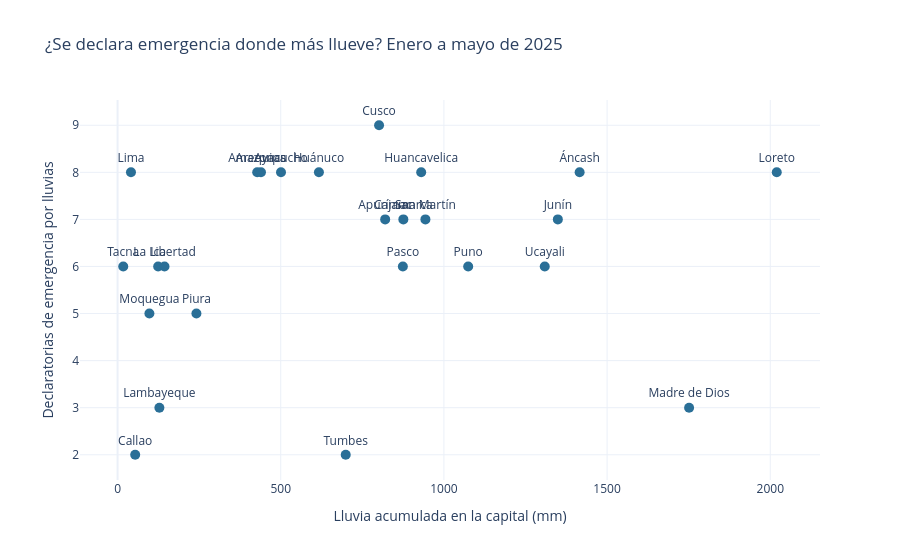

The notebook cell saved with this chart:
### Markdown cell above
###  Paso 6. Gráficos

El primer gráfico pone la lluvia de la temporada en el eje X y las declaratorias en el eje Y, con el nombre de cada departamento. Si el Estado declarara emergencia donde más llueve, los puntos subirían de izquierda a derecha. El segundo muestra los 10 departamentos con más declaratorias; a igual número de declaratorias, los ordenamos por prórrogas.

### Code cell
fig_dispersion = px.scatter(
    tabla_final,
    x="lluvia_total_mm",
    y="declaratorias",
    text="departamento",
    hover_data=["capital", "dias_lluvia_fuerte", "prorrogas"],
    title="¿Se declara emergencia donde más llueve? Enero a mayo de 2025",
    labels={"lluvia_total_mm": "Lluvia acumulada en la capital (mm)",
            "declaratorias": "Declaratorias de emergencia por lluvias"},
    template="plotly_white",
)
fig_dispersion.update_traces(textposition="top center", marker={"size": 10, "color": "#2a6f97"})
fig_dispersion.show()

### Figure 1 — Plotly figure (JSON) as saved in the notebook; plotly's stock layout.template omitted (floating-point values rounded to 4 significant figures)
{"data": [{"customdata": [["Chachapoyas", 0, 4], ["Huaraz", 11, 6], ["Abancay", 3, 2], ["Arequipa", 3, 2], ["Ayacucho", 1, 4], ["Cajamarca", 2, 2], ["Callao", 0, 0], ["Cusco", 4, 6], ["Huancavelica", 4, 2], ["Huánuco", 4, 5], ["Ica", 2, 3], ["Huancayo", 15, 2], ["Trujillo", 1, 4], ["Chiclayo", 0, 1], ["Huacho", 0, 3], ["Iquitos", 28, 2], ["Puerto Maldonado", 30, 3], ["Moquegua", 0, 0], ["Cerro de Pasco", 1, 2], ["Piura", 1, 4], ["Puno", 6, 3], ["Moyobamba", 12, 2], ["Tacna", 0, 2], ["Tumbes", 7, 2], ["Pucallpa", 21, 5]], "hovertemplate": "Lluvia acumulada en la capital (mm)=%{x}<br>Declaratorias de emergencia por lluvias=%{y}<br>departamento=%{text}<br>capital=%{customdata[0]}<br>dias_lluvia_fuerte=%{customdata[1]}<br>prorrogas=%{customdata[2]}<extra></extra>", "legendgroup": "", "marker": {"color": "#2a6f97", "size": 10, "symbol": "circle"}, "mode": "markers+text", "name": "", "orientation": "v", "showlegend": false, "text": ["Amazonas", "Áncash", "Apurímac", "Arequipa", "Ayacucho", "Cajamarca", "Callao", "Cusco", "Huancavelica", "Huánuco", "Ica", "Junín", "La Libertad", "Lambayeque", "Lima", "Loreto", "Madre de Dios", "Moquegua", "Pasco", "Piura", "Puno", "San Martín", "Tacna", "Tumbes", "Ucayali"], "textposition": "top center", "type": "scatter", "x": [427.9, 1416.0, 820.0, 439.4, 500.8, 875.7, 54.0, 801.3, 930.4, 617.0, 124.3, 1349.0, 143.8, 128.1, 41.1, 2020.0, 1751.0, 97.5, 874.2, 241.6, 1074.0, 943.3, 17.4, 699.1, 1309.0], "xaxis": "x", "y": [8, 8, 7, 8, 8, 7, 2, 9, 8, 8, 6, 7, 6, 3, 8, 8, 3, 5, 6, 5, 6, 7, 6, 2, 6], "yaxis": "y"}], "layout": {"legend": {"tracegroupgap": 0}, "title": {"text": "¿Se declara emergencia donde más llueve? Enero a mayo de 2025"}, "xaxis": {"anchor": "y", "domain": [0, 1], "title": {"text": "Lluvia acumulada en la capital (mm)"}}, "yaxis": {"anchor": "x", "domain": [0, 1], "title": {"text": "Declaratorias de emergencia por lluvias"}}}}
